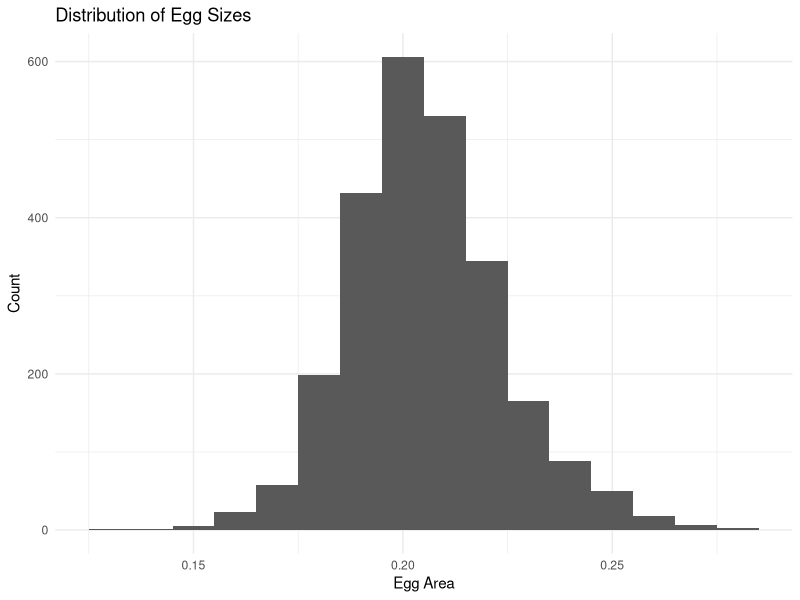

Write R code to recreate this figure. (Note: this script raises an error after producing the figure.)
## ---- chunk 1
library(here)
library(ggplot2)
library(tidyverse)
library(lme4)
## ---- chunk 2
raw_egg_sizes <- read.csv(here("data", "clean data", "raw egg sizes.csv"))

raw_egg_sizes <- raw_egg_sizes %>%
  mutate(grandmotherID = sub("^[^.]*\\.[^.]*\\.([^_]+)_.*$", "\\1", adultID))

#make maternal ID a factor
raw_egg_sizes$grandmotherID <- as.factor(raw_egg_sizes$grandmotherID)

#make clutchID a factor
raw_egg_sizes$motherID <- as.factor(raw_egg_sizes$clutchID)

#convert the pupal temperatures to factors so they plot in the correct order
raw_egg_sizes$pupal_treatment <- factor(raw_egg_sizes$pupal_treatment,
                             levels = c("wild", "ambient", "cool", "mean", "warm", "hot"))

#convert the larval  temperatures to factors so the plot in the correct order
raw_egg_sizes$larval_treatment <- factor(raw_egg_sizes$larval_treatment,
                             levels = c("wild", "ambient", "cool", "mean", "warm", "hot"))

#mean and SD of all egg sizes
summary(raw_egg_sizes$egg_mean_1A)
sd(raw_egg_sizes$egg_mean_1A)


#looking just at ambient, warm and hot larval temperature - need to remove wild because they don't have weight, or maternal ID or clutchID
egg_sizes_ambient_larval <- raw_egg_sizes %>%
  mutate(larval_treatment = case_when(pupal_treatment == "wild" ~ "wild", TRUE ~ larval_treatment)) %>%
  filter(larval_treatment %in% c("ambient", "warm", "hot")) %>%
  mutate(weight_mg = weight * 1000) %>%
  mutate(weight_mg_centered = weight_mg - mean(weight_mg, na.rm = TRUE))

#convert larval treatment to an ordered factor
egg_sizes_ambient_larval <- egg_sizes_ambient_larval %>%
  mutate(
    larval_treatment = factor(larval_treatment, levels = c("ambient", "warm", "hot")))

## ---- chunk 3
#look at the distributions of egg size
ggplot(egg_sizes_ambient_larval, aes(x = area)) +
  geom_histogram(binwidth = 0.01) +  # change this value to control bin width +
  labs(title = "Distribution of Egg Sizes",
       x = "Egg Area",
       y = "Count") +
  theme_minimal()
## ---- chunk 4
lm4 <- lmer(area ~ larval_treatment * pupal_treatment + (1|grandmotherID/motherID) + weight_mg, data = egg_sizes_ambient_larval )
summary(lm4)
#confint(lm4)
#AIC(lm4)
#-7589
#confint(lm4)
#this has a lower AIC again so including maternalID as a random effect makes the model better.

#vcov(lm4)

#do i need to get p-values for this mixed model?
## ---- chunk 5
#pairwise comparisons
library(emmeans)

#estimates marginal means for the pupal treatments, using lm6
emm <- emmeans(lm4, ~ pupal_treatment)
emm

#pairwise comparisons
pairs(emm)

#significant difference between ambient-mean, ambient-warm, and ambient-hot.
## ---- chunk 6
#library(ggeffects)

temp_cols <- c(
  ambient = "#484A4C",
  cool    = "#76C0CC",
  mean    = "#F9CA0F",
  warm    = "#E87A36",
  hot     = "#AF0808")

pred <- ggpredict(lm4, terms = c("pupal_treatment", "larval_treatment"))

plot(pred) +
  labs(y = "Predicted egg area",
       x = " Resource allocation temperature",
       colour = " Resource acquisition temperature") +
  scale_colour_manual(values = temp_cols) +
  theme_bw()
